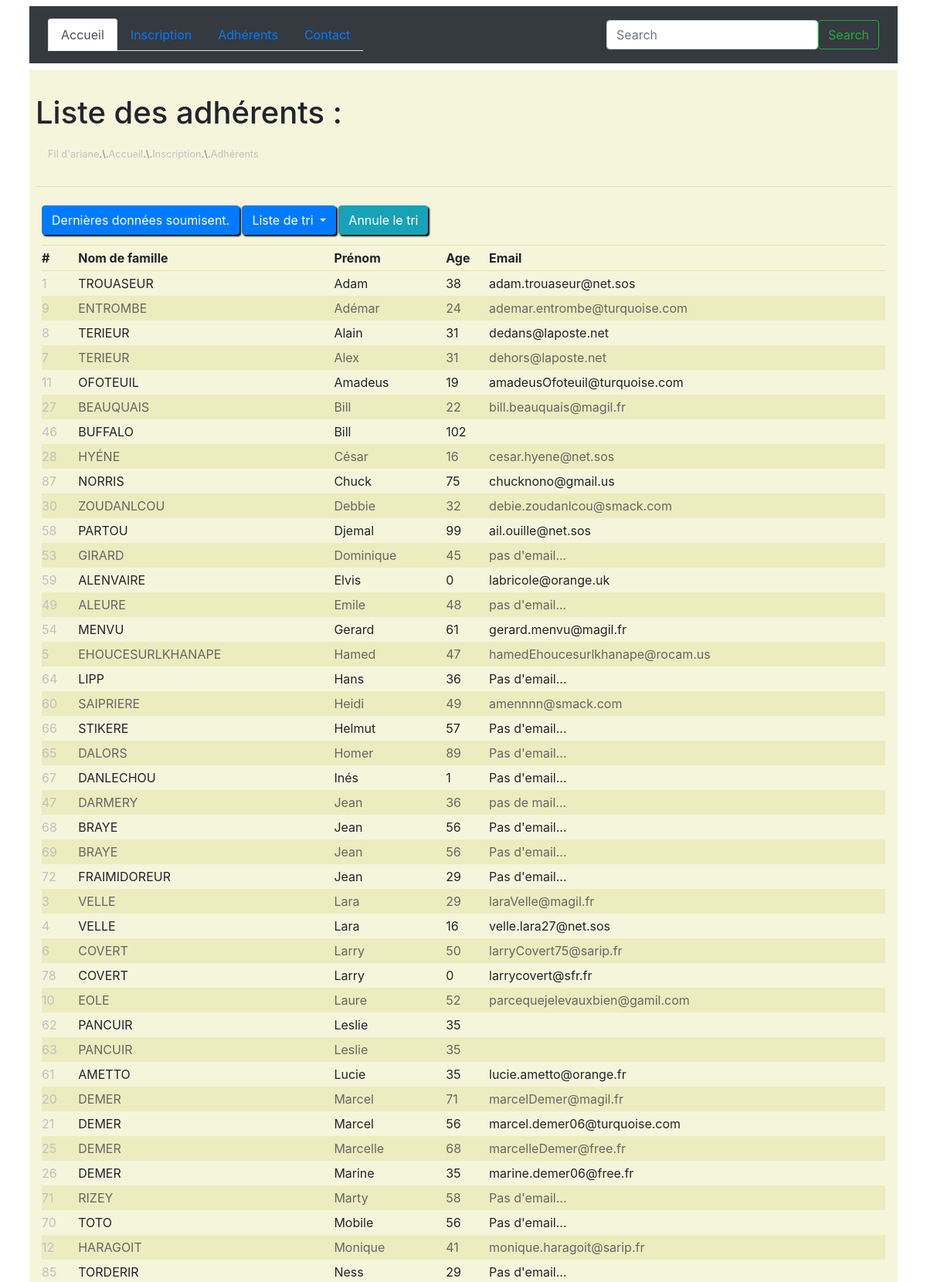
The page /boot_1.2/php/views/listMembers.php?order=firstname (upper part) on the database its author committed.
### tables this page shows
CREATE TABLE `identity` (
  `id` int(4) UNSIGNED NOT NULL,
  `familyname` varchar(50) NOT NULL,
  `firstname` varchar(50) NOT NULL,
  `age` int(3) NOT NULL,
  `email` varchar(100) DEFAULT NULL
);

### boot_1.2/php/Controllers/adherentList_order.php (called while the page is built)
<?php
require __DIR__ . '/../bdd/sqlDataSelectTable.php';
require __DIR__ .'/../bdd/sqlSelectOrderColumn.php';
if(empty($_GET['order'])) {
    $results = selectDataTable($pdo);
} else {
    $order = $_GET['order'];
    $results = selectOrderColumn($pdo, $order);
}

### boot_1.2/php/bdd/sqlSelectOrderColumn.php (called while the page is built, shortened)
<?php
function selectOrderColumn($pdo, $order){
    $orderByColumn = "SELECT * FROM identity ORDER BY $order";
    $pdoStatement = $pdo->query($orderByColumn);
    if($pdoStatement === false){
        echo '<h1 style="color:red;"><strong>Un problème est survenu, merci de rééssayer.</strong></h1>';
    } else {
        $results = $pdoStatement->fetchAll(PDO::FETCH_ASSOC);
    }
    return $results;
}

### boot_1.2/php/views/listMembers.php (the view, shortened to what this page needs)
<?php
    require __DIR__ . '/../models/doctype.php';
    require __DIR__ . '/../models/header_nav.php';
    require __DIR__ . '/../inc/breadcrumb.php';
    require __DIR__ . '/../Controllers/adherentList_order.php';
?>
<main>
    <br>
    <h1>Liste des adhérents :</h1>
     <?php
        require __DIR__ . '/../models/breadcrumb_tpl.php';
    ?>
    <hr>
    <section id="adherentsList">
        <button type="button" class="btn btn-displayDataSubmit btn-primary" data-toggle="modal" data-target="#exampleModal" href="../models/modal.php">
            Dernières données soumisent.
        </button>
        <div id="btn_cta">
            <div class="btn-group" role="group">
                <button id="btnGroupDrop1" type="button" class="btn btn-primary dropdown-toggle" data-toggle="dropdown" aria-haspopup="true" aria-expanded="false">
                Liste de tri
                </button>
                <div id="btn_cta-noSort">
                    <?php if(!empty($_GET['order'])): ?>
                        <a class="btn btn-info btn_cancel" href="listMembers.php">Annule le tri</a>
                    <?php endif; ?>
                </div>
            </div>
        </div>
        <table id="table_list">
            <thead>
                <tr>
                    <th>#</th>
                    <th>Nom de famille</th>
                    <th>Prénom</th>
                    <th class="hidden">Age</th>
                    <th class="hidden">Email</th>
                </tr>
            </thead>
            <tbody>
                <?php foreach($results as $currentRow):?>
                    <tr>
                        <td><?= $currentRow['id']; ?></td>
                        <td title="<?= $currentRow['age'] . ' ans ' . ' / ' . 'email : ' .  $currentRow['email']; ?>"><?= $currentRow['familyname']; ?></td>
                        <td><?= $currentRow['firstname']; ?></td>
                        <td class="hidden"><?= $currentRow['age']; ?></td>
                        <td class="hidden"><?= $currentRow['email']; ?></td>
                    </tr>
                <?php endforeach; ?>
            </tbody>
        </table>
    </section>
</main>
<?php require __DIR__ . '/../models/footer.php'; ?>

### boot_1.2/css/style.css (style rules this page uses)
* { box-sizing: border-box; margin: 0; padding: 0; }
header, main { padding: 0.5em; }
header, main { margin-bottom: 0.5em; }
main, main nav .breadcrumb { background-color: beige; }
main section { text-align: justify; }
main section#adherentsList { display: flex; flex-wrap: wrap; padding: 0.5em; }
main section#adherentsList .btn-displayDataSubmit { margin-bottom: 0.8em; }
main section#adherentsList div#btn_cta button#btnGroupDrop1 { margin: 0 0.2em 0 0.2em; }
main section#adherentsList div#btn_cta div .dropdown-menu, main section#adherentsList .btn-displayDataSubmit, main section#adherentsList div#btn_cta button#btnGroupDrop1, main section#adherentsList div#btn_cta .btn_cancel { box-shadow: 2px 2px 2px black; }
main section#adherentsList .btn-displayDataSubmit, main section#adherentsList div#btn_cta button#btnGroupDrop1 { outline: 0; }
main section#adherentsList table#table_list { flex-direction: column; width: 100%; }
main section#adherentsList table#table_list th:first-child { padding-right: 1em; }
main section#adherentsList table#table_list tbody tr td:first-child { color:silver; }
main section#adherentsList table#table_list thead { border-bottom: 1px solid rgb(228, 228, 163); border-top: 1px solid rgb(228, 228, 163); }
main section#adherentsList table#table_list tr { line-height: 2em; }
main section#adherentsList table#table_list tr:nth-child(2n) { background-color: rgba(228, 228, 163, 0.5); color: #666; }

### rows shown on the page
identity: id "1", familyname "TROUASEUR", firstname "Adam", age "38", email "adam.trouaseur@net.sos"
identity: id "9", familyname "ENTROMBE", firstname "Adémar", age "24", email "ademar.entrombe@turquoise.com"
identity: id "8", familyname "TERIEUR", firstname "Alain", age "31", email "dedans@laposte.net"
identity: id "7", familyname "TERIEUR", firstname "Alex", age "31", email "dehors@laposte.net"
identity: id "11", familyname "OFOTEUIL", firstname "Amadeus", age "19", email "amadeusOfoteuil@turquoise.com"
identity: id "27", familyname "BEAUQUAIS", firstname "Bill", age "22", email "bill.beauquais@magil.fr"
identity: id "46", familyname "BUFFALO", firstname "Bill", age "102"
identity: id "28", familyname "HYÉNE", firstname "César", age "16", email "cesar.hyene@net.sos"
identity: id "87", familyname "NORRIS", firstname "Chuck", age "75", email "chucknono@gmail.us"
identity: id "30", familyname "ZOUDANLCOU", firstname "Debbie", age "32", email "debie.zoudanlcou@smack.com"
identity: id "58", familyname "PARTOU", firstname "Djemal", age "99", email "ail.ouille@net.sos"
identity: id "53", familyname "GIRARD", firstname "Dominique", age "45", email "pas d'email..."
identity: id "59", familyname "ALENVAIRE", firstname "Elvis", age "0", email "labricole@orange.uk"
identity: id "49", familyname "ALEURE", firstname "Emile", age "48", email "pas d'email..."
identity: id "54", familyname "MENVU", firstname "Gerard", age "61", email "gerard.menvu@magil.fr"
identity: id "5", familyname "EHOUCESURLKHANAPE", firstname "Hamed", age "47", email "hamedEhoucesurlkhanape@rocam.us"
identity: id "64", familyname "LIPP", firstname "Hans", age "36", email "Pas d'email..."
identity: id "60", familyname "SAIPRIERE", firstname "Heidi", age "49", email "amennnn@smack.com"
identity: id "66", familyname "STIKERE", firstname "Helmut", age "57", email "Pas d'email..."
identity: id "65", familyname "DALORS", firstname "Homer", age "89", email "Pas d'email..."
identity: id "67", familyname "DANLECHOU", firstname "Inés", age "1", email "Pas d'email..."
identity: id "47", familyname "DARMERY", firstname "Jean", age "36", email "pas de mail..."
identity: id "68", familyname "BRAYE", firstname "Jean", age "56", email "Pas d'email..."
identity: id "69", familyname "BRAYE", firstname "Jean", age "56", email "Pas d'email..."
identity: id "72", familyname "FRAIMIDOREUR", firstname "Jean", age "29", email "Pas d'email..."
identity: id "3", familyname "VELLE", firstname "Lara", age "29", email "laraVelle@magil.fr"
identity: id "4", familyname "VELLE", firstname "Lara", age "16", email "velle.lara27@net.sos"
identity: id "6", familyname "COVERT", firstname "Larry", age "50", email "larryCovert75@sarip.fr"
identity: id "78", familyname "COVERT", firstname "Larry", age "0", email "larrycovert@sfr.fr"
identity: id "10", familyname "EOLE", firstname "Laure", age "52", email "parcequejelevauxbien@gamil.com"
identity: id "62", familyname "PANCUIR", firstname "Leslie", age "35"
identity: id "63", familyname "PANCUIR", firstname "Leslie", age "35"
identity: id "61", familyname "AMETTO", firstname "Lucie", age "35", email "lucie.ametto@orange.fr"
identity: id "20", familyname "DEMER", firstname "Marcel", age "71", email "marcelDemer@magil.fr"
identity: id "21", familyname "DEMER", firstname "Marcel", age "56", email "marcel.demer06@turquoise.com"
identity: id "25", familyname "DEMER", firstname "Marcelle", age "68", email "marcelleDemer@free.fr"
identity: id "26", familyname "DEMER", firstname "Marine", age "35", email "marine.demer06@free.fr"
identity: id "71", familyname "RIZEY", firstname "Marty", age "58", email "Pas d'email..."
identity: id "70", familyname "TOTO", firstname "Mobile", age "56", email "Pas d'email..."
identity: id "12", familyname "HARAGOIT", firstname "Monique", age "41", email "monique.haragoit@sarip.fr"
identity: id "85", familyname "TORDERIR", firstname "Ness", age "29", email "Pas d'email..."

### other values the page prints
NOM_SITE "Fil d'ariane"
$lien "Accueil"
$lien "Inscription"
$lien "Adhérents"
